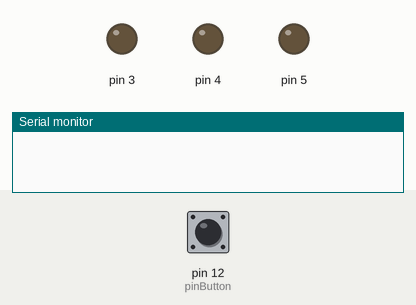
This sketch was run on a simulated Arduino Uno, built with avr-gcc and run on an emulated ATmega328P. Shown: output pins drawn as LEDs (lit = HIGH), the last lines printed to the serial monitor. Inputs (shaded band) come from the test bench; at power-on: pin 12 (pinButton) LOW.

Above: at 1.2 s.
1.3 s: pin 12 (pinButton) pulled HIGH for 0.15 s
At 2.6 s:
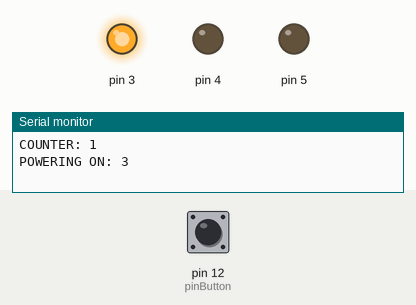
2.9 s: pin 12 (pinButton) pulled HIGH for 1 s
At 3.8 s:
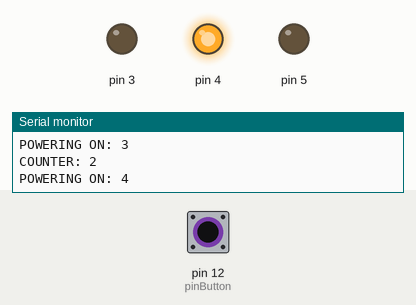
5.4 s: pin 12 (pinButton) pulled HIGH for 0.15 s
At 6.7 s:
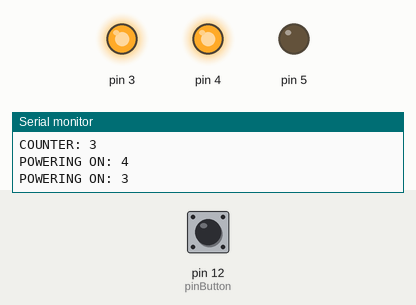
7.0 s: pin 12 (pinButton) pulled HIGH for 3.2 s
At 8.2 s:
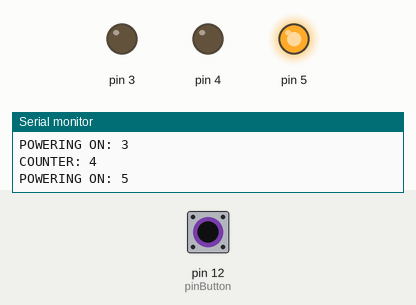
11.7 s: pin 12 (pinButton) pulled HIGH for 0.15 s
At 12.9 s:
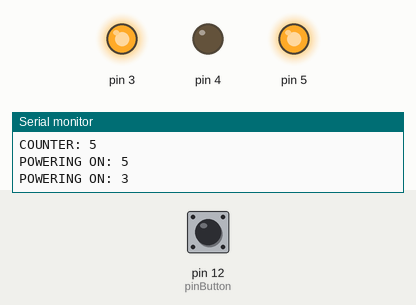
13.3 s: pin 12 (pinButton) pulled HIGH for 1 s
At 14.1 s:
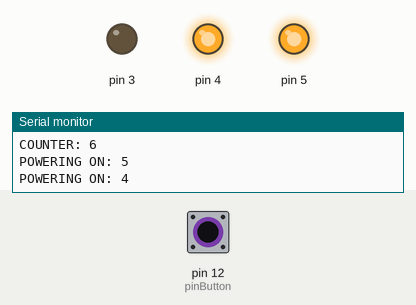
Timing chart, 0 to 16.3 s (numbered marks = the images above; inputs shaded):
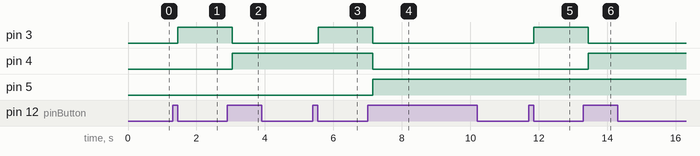

Measured:
- after the input at 1.3 s, pin 3: LOW → HIGH after 0.15 s
- after the input at 2.9 s, pin 3: HIGH → LOW after 0.15 s; pin 4: LOW → HIGH after 0.15 s
- after the input at 5.4 s, pin 3: LOW → HIGH after 0.15 s
- after the input at 7.0 s, pin 3, pin 4: HIGH → LOW after 0.15 s; pin 5: LOW → HIGH after 0.15 s
- after the input at 11.7 s, pin 3: LOW → HIGH after 0.15 s
- after the input at 13.3 s, pin 3: HIGH → LOW after 0.15 s; pin 4: LOW → HIGH after 0.15 s

The sketch:

Calcolo_Binario_Hardcoded.ino
```cpp
#define OFF 0
#define ON 1

/*
PINS START FROM 2 (first digit)
*/
int button = 0;
int old_button = 0;
int state = OFF;
/*
BUTTON PIN
*/
int pinButton = 12;
int counter = 0;
int old_counter = 0;
/*
Array which cointains the LEDs that have to be powered on
*/
int powerOn[8];

void setup() {
  pinMode(pinButton, INPUT);
  Serial.begin(9600);
}

void ledOn(int porta) {
  pinMode(porta, OUTPUT);
  digitalWrite(porta, HIGH);
}

void parseButton(){
  button = digitalRead(pinButton);
  old_counter = counter;
  if (button == HIGH && old_button == LOW) {
    state = 1 - state;
    delay(150);
    counter++;
    if (counter > 255)
      counter = 0;
  }
  old_button = button;
}

void turnEverythingOff() {
  for (int i = 0; i < 16; i++) {
    digitalWrite(i, LOW);
  }
}

void parseLEDs() {
  int tmp = counter, bits = 0, index, sub;
  while (tmp > 0) {
      sub = 1;
      index = 1;
      while (sub <= tmp && sub*2 <= tmp) {
        sub *= 2;
        index++;
      }
      append(index);
      tmp -= sub;
  }
  if (tmp == 1) {
    append(1);
  }
}

void eraseArray(){
  for (int i = 0; i < 8; i++)
    powerOn[i] = NULL;
}

void append(int num) {
  int i;
  for (i = 0; powerOn[i] != NULL; i++);
  powerOn[i] = num;
}

void lightLEDs(){
  for (int i = 0; powerOn[i] != NULL; i++){
    Serial.print("POWERING ON: ");
    Serial.println(2 + powerOn[i]);
    ledOn(2 + powerOn[i]);
  }
}

void loop() {
  parseButton();
  if (old_counter != counter) {
    Serial.print("COUNTER: ");
    Serial.println(counter);
    turnEverythingOff();
    eraseArray();
    parseLEDs();
    lightLEDs();
  }
}
```
